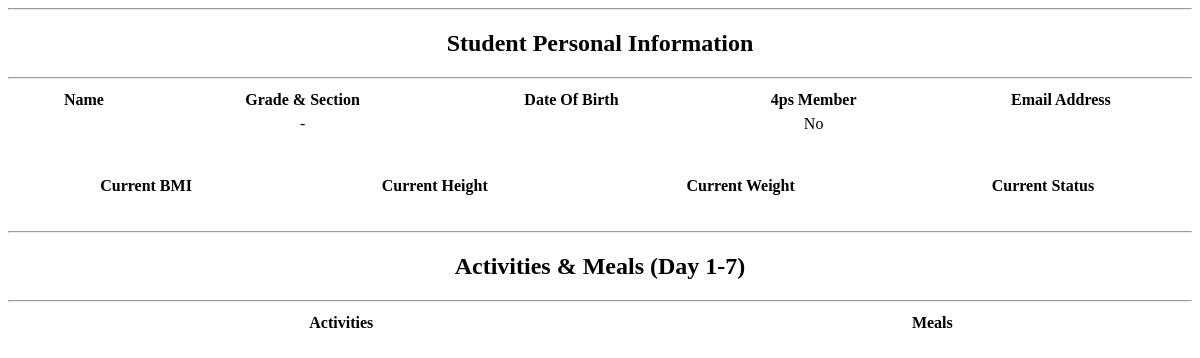
Before: /student-record.php?id=Montana with the older database file.
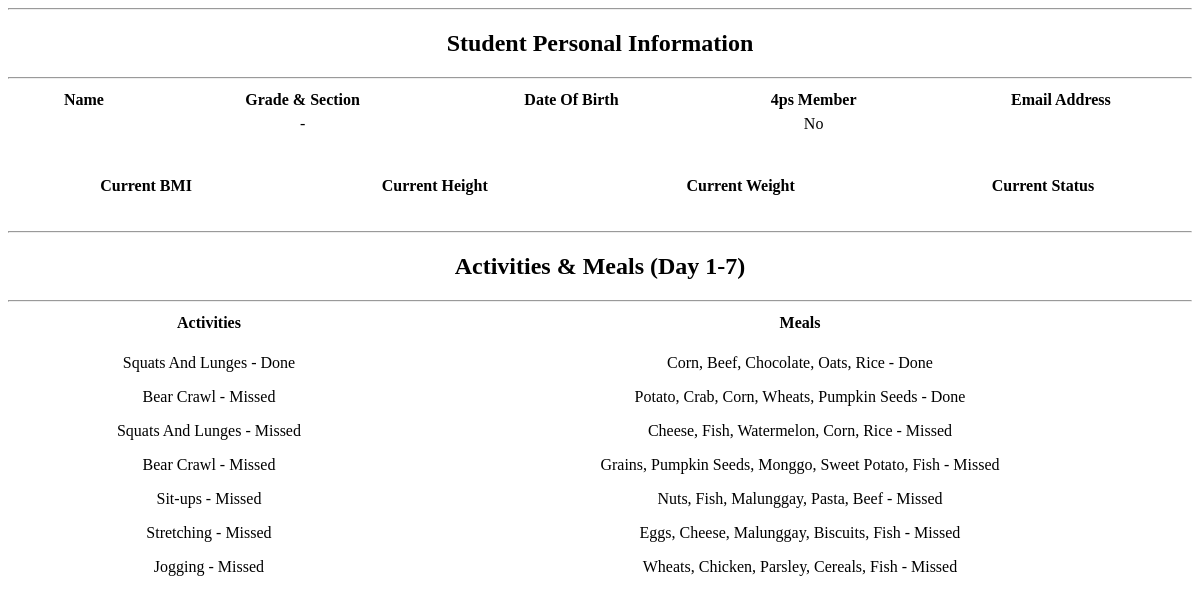
After: the same page with the newer database file.
### tables this page shows
CREATE TABLE `program_records` (
  `id` int(11) NOT NULL,
  `student_id` varchar(20) NOT NULL,
  `date_started` date NOT NULL,
  `predicted_date` int(11) NOT NULL,
  `foods` varchar(255) NOT NULL,
  `exercises` varchar(255) NOT NULL,
  `day` varchar(50) NOT NULL,
  `food_acknowledge` int(11) NOT NULL,
  `exercise_acknowledge` int(11) NOT NULL,
  `ended_day` date NOT NULL,
  `date_time_created` datetime NOT NULL,
  `date_time_updated` datetime NOT NULL
);

### student-record.php (the view, shortened to what this page needs)
<?php $id = $_GET['id']?>
<!DOCTYPE html>
<html lang="en">
<head>
</head>
<body>
    <hr>
    <span style="text-align: center;">
        <h2>Student Personal Information</h2>
    </span>
    <hr>
    <table>
        <thead>
            <tr>
                <th>Name</th>
                <th>Grade & Section</th>
                <th>Date Of Birth</th>
                <th>4ps Member</th>
                <th>Email Address</th>
            </tr>
        </thead>
        <tbody>
            <tr>
                <td><?= $rows['student_first_name'] .' '. $rows['student_middle_name'] .' '. $rows['student_last_name'] ?></td>
                <td><?= $rows['student_grade'] .'-'. $rows['student_section'] ?></td>
                <td><?= $rows['student_date_of_birth']?></td>
                <td><?php if($rows['student_four_ps'] == 0){
                    echo 'No';
                } else {
                    echo 'Yes';
                }
                ?></td>
                <td><?= $rows['user_email']?></td>
            </tr>
        </tbody>
    </table>
    <br>
    <br>
    <table>
        <thead>
        <tr>
            <th>Current BMI</th>
            <th>Current Height</th>
            <th>Current Weight</th>
            <th>Current Status</th>
        </tr>
        </thead>
        <tbody>
        <tr>
            <td><?= $rows['health_infos_bmi']?></td>
            <td><?= $rows['health_infos_height']?></td>
            <td><?= $rows['health_infos_weight']?></td>
            <td><?= $rows['health_infos_status']?></td>
        </tr>
        </tbody>
    </table>
    <br>
    <hr>
    <span style="text-align: center;">
        <h2>Activities & Meals (Day 1-7)</h2>
    </span>
    <hr>
    <table>
        <tr>
            <th>Activities</th>
            <th>Meals</th>
        </tr>
        <td>
     <?php
     $sql_daily_activities = "SELECT exercises,exercise_acknowledge, id FROM program_records WHERE student_id = '$id' LIMIT 7";
     $run_daily_activities = mysqli_query($conn,$sql_daily_activities);
     if(mysqli_num_rows($run_daily_activities) > 0){
        foreach ($run_daily_activities as $row2){
            ?>
        <p><?= $row2['exercises'] ?> -
        <?php
            if($row2['exercise_acknowledge'] == 0){
                 echo 'Missed';
            }else{
                echo 'Done';
            }
            ?>
        </p>
    <?php
        }
    }
    ?>
    </td>
    <td>
    <?php
    $sql_program_records = "SELECT * FROM program_records WHERE student_id = '$id' LIMIT 7";
    $run_program_records = mysqli_query($conn,$sql_program_records);
    if (mysqli_num_rows($run_program_records) > 0) {
        foreach ($run_program_records as $row3) {
            ?>
            <p><?= $row3['foods'] ?> -
            <?php
            if($row3['food_acknowledge'] == 0){
                 echo 'Missed';
            }else{
                echo 'Done';
            }
            ?>
        </p>
    <?php
        }
    }
    ?>
    </td>
    </table>
</body>
</html>

Changed rows visible on the page:
added program_records: exercises "Squats And Lunges", exercise_acknowledge "Done", foods "Corn, Beef, Chocolate, Oats, Rice", food_acknowledge "Done"
added program_records: exercises "Bear Crawl", exercise_acknowledge "Missed", foods "Potato, Crab, Corn, Wheats, Pumpkin Seeds", food_acknowledge "Done"
added program_records: exercises "Squats And Lunges", exercise_acknowledge "Missed", foods "Cheese, Fish, Watermelon, Corn, Rice", food_acknowledge "Missed"
added program_records: exercises "Bear Crawl", exercise_acknowledge "Missed", foods "Grains, Pumpkin Seeds, Monggo, Sweet Potato, Fish", food_acknowledge "Missed"
added program_records: exercises "Sit-ups", exercise_acknowledge "Missed", foods "Nuts, Fish, Malunggay, Pasta, Beef", food_acknowledge "Missed"
added program_records: exercises "Stretching", exercise_acknowledge "Missed", foods "Eggs, Cheese, Malunggay, Biscuits, Fish", food_acknowledge "Missed"
added program_records: exercises "Jogging", exercise_acknowledge "Missed", foods "Wheats, Chicken, Parsley, Cereals, Fish", food_acknowledge "Missed"
